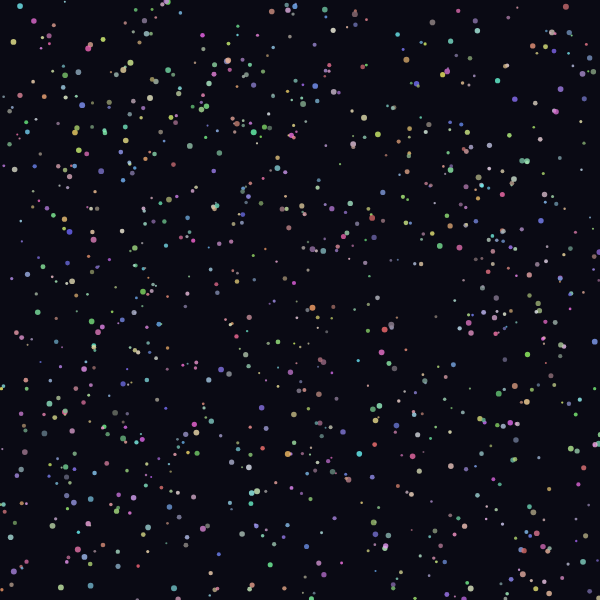
Frame 1 (no input)
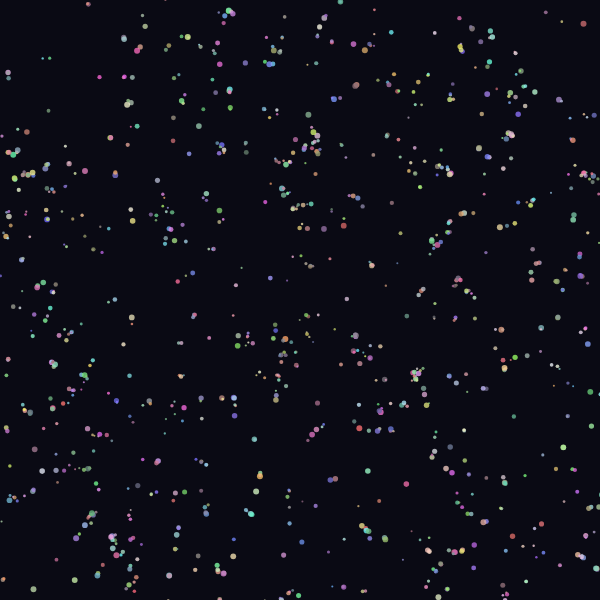
Frame 60 (no input)
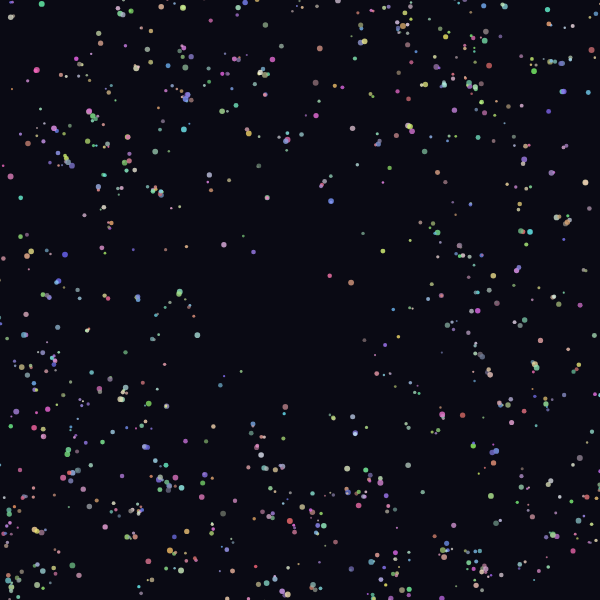
Frame 120 (the mouse pressed at the canvas centre since frame 60)

The p5.js sketch that drew these frames (run headless with seeded random() and noise() and a simulated clock; from frame 60 on, the mouse is pressed at the canvas centre):

// p5.js sketch
// ── sketch.js
let particles = [];
let grid = [];
let gridSize = 20;
let cols, rows;
let forceStrength = 0.5;
let scatterForce = 0;

function setup() {
  createCanvas(600, 600);
  cols = width / gridSize;
  rows = height / gridSize;

  for (let i = 0; i < 1000; i++) {
    particles.push({
      x: random(width),
      y: random(height),
      vx: random(-1, 1),
      vy: random(-1, 1),
      size: random(2, 6),
      color: color(random(100, 255), random(100, 255), random(100, 255), 200),
      targetX: 0,
      targetY: 0,
      inGrid: false
    });
  }

  // Initialize grid
  for (let i = 0; i < cols; i++) {
    grid[i] = [];
    for (let j = 0; j < rows; j++) {
      grid[i][j] = [];
    }
  }
}

function draw() {
  background(10, 10, 20);

  // Update grid
  for (let i = 0; i < cols; i++) {
    for (let j = 0; j < rows; j++) {
      grid[i][j] = [];
    }
  }

  // Assign particles to grid cells
  for (let p of particles) {
    let col = floor(p.x / gridSize);
    let row = floor(p.y / gridSize);
    if (col >= 0 && col < cols && row >= 0 && row < rows) {
      grid[col][row].push(p);
    }
  }

  // Apply forces
  for (let p of particles) {
    // Mouse interaction
    let d = dist(mouseX, mouseY, p.x, p.y);
    if (d < 150) {
      scatterForce = map(d, 0, 150, 1, 0);
      let angle = atan2(p.y - mouseY, p.x - mouseX);
      p.vx += cos(angle) * 0.5 * scatterForce;
      p.vy += sin(angle) * 0.5 * scatterForce;
    } else {
      scatterForce = 0;
    }

    // Grid attraction
    let col = floor(p.x / gridSize);
    let row = floor(p.y / gridSize);
    if (col >= 0 && col < cols && row >= 0 && row < rows) {
      if (grid[col][row].length > 0) {
        for (let other of grid[col][row]) {
          if (other !== p) {
            let dx = other.x - p.x;
            let dy = other.y - p.y;
            let distance = sqrt(dx * dx + dy * dy);
            if (distance < 30 && distance > 0) {
              let force = (30 - distance) / 30 * 0.1;
              p.vx += dx * force;
              p.vy += dy * force;
            }
          }
        }
      }
    }

    // Apply velocity
    p.x += p.vx;
    p.y += p.vy;

    // Slow down
    p.vx *= 0.95;
    p.vy *= 0.95;

    // Boundary check
    if (p.x < 0 || p.x > width) p.vx *= -1;
    if (p.y < 0 || p.y > height) p.vy *= -1;

    // Draw particle
    noStroke();
    fill(p.color);
    ellipse(p.x, p.y, p.size);
  }
}
